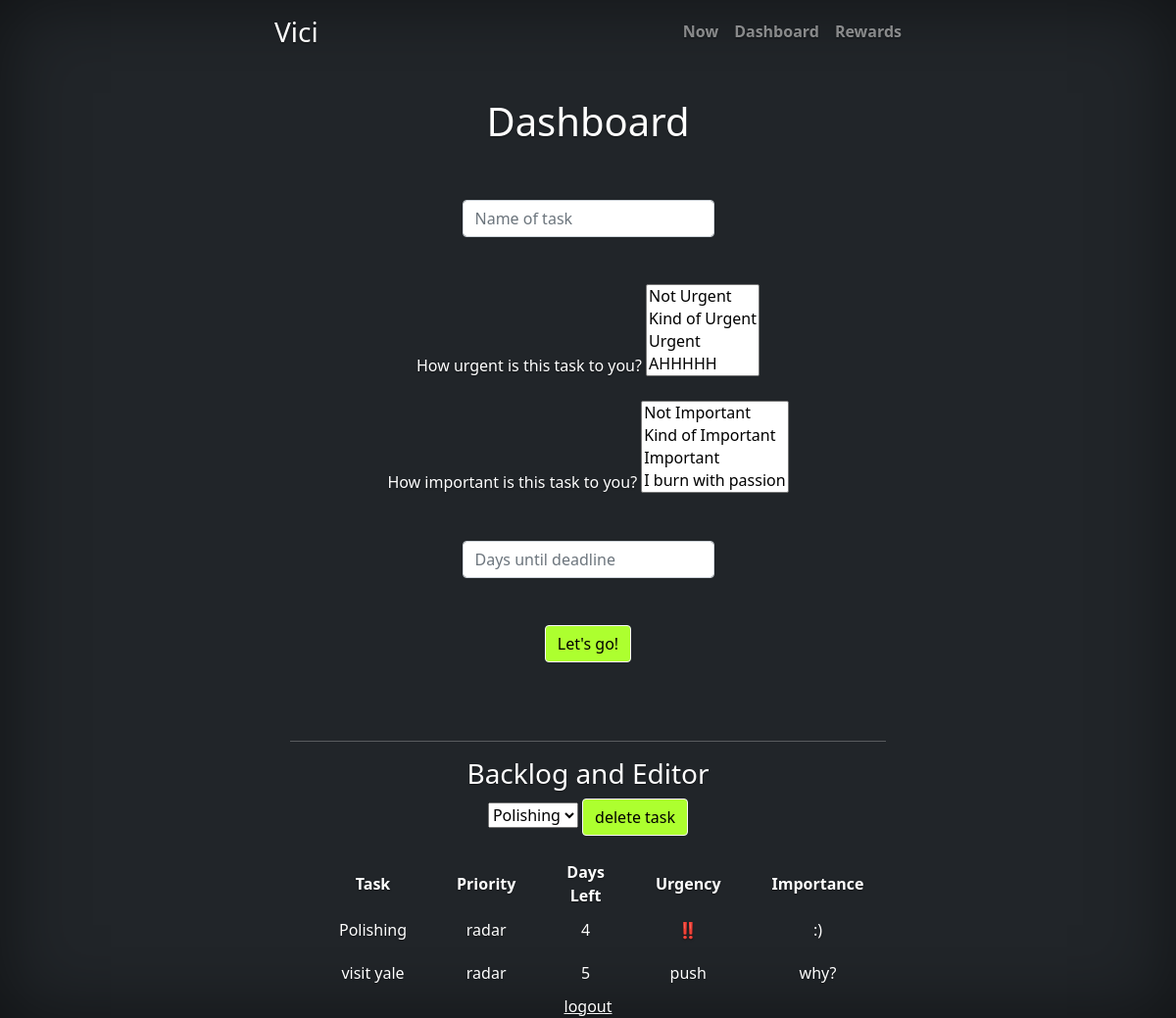
The app's page /dashboard (signed in) with its own data.
### tables this page shows
CREATE TABLE tasks (id INTEGER, task TEXT, priority INTEGER, time INTEGER, urgency INTEGER, importance INTEGER, datetime DATETIME);

### app.py (the view, shortened to what this page needs)
@app.route('/dashboard', methods=["GET", "POST"])
@login_required
def dashboard():
    db.execute("CREATE TABLE IF NOT EXISTS tasks (id INTEGER, task TEXT, priority INTEGER, time datetime, urgency INTEGER, importance INTEGER, datetime DATETIME)")
    task_loop = db.execute("SELECT * FROM tasks WHERE id = ?", session["user_id"])
    record = []
    for i in task_loop:
        j = {
            "task": i["task"],
            "priority": priority_display(i["priority"]),
            "time": i["time"],
            "urgency": urgent_display(i["urgency"]),
            "importance": importance_display(i["importance"]),
        }
        record.append(j)
    return render_template("dashboard.html", records=record, a=True)

### app.py (called while the page is built)
def login_required(f):
    @wraps(f)
    def decorated_function(*args, **kwargs):
        if session.get("user_id") is None:
            return redirect("/login")
        return f(*args, **kwargs)
    return decorated_function

def urgent_display(urgency):
    if int(urgency) == 100:
        urgent_display = "!!!"
        return urgent_display
    elif int(urgency) == 2:
        urgent_display = "‼️"
        return urgent_display
    elif int(urgency) == 1:
        urgent_display = "!"
        return urgent_display
    else:
        urgent_display = "push"
        return urgent_display

def importance_display(importance):
    if int(importance) == 100:
        importance_display = ":D"
        return importance_display
    elif int(importance) == 2:
        importance_display = ":)"
        return importance_display
    elif int(importance) == 1:
        importance_display = ":|"
        return importance_display
    else:
        importance_display = "why?"
        return importance_display

def priority_display(priority_result):
    if priority_result <= 0:
        priority_display = "just do it"
        return priority_display
    elif priority_result <= 380:
        priority_display = "up next"
        return priority_display
    else:
        priority_display = "radar"
        return priority_display

### templates/dashboard.html (shortened to what this page needs)
{% extends "layout.html" %}
{% block main %}
    <br></br>
    <h1>Dashboard</h1>
    <br></br>
    <form action="/dashboard" method="post">
        <div class="mb-3">
            <input autocomplete="off" autofocus class="form-control mx-auto w-auto" id="task" name="task" placeholder="Name of task" type="text" required>
            <br></br>
            <div>
                <label for="urgency">How urgent is this task to you?</label>
                <select id="urgency" name="urgency" size="4" multiple required>
                    <option value=0>Not Urgent</option>
                    <option value=1>Kind of Urgent</option>
                    <option value=2>Urgent</option>
                    <option value=100>AHHHHH</option>
                </select>
                <br></br>
                <label for="importance">How important is this task to you?</label>
                <select id="importance" name="importance" size="4" multiple required>
                    <option value=0>Not Important</option>
                    <option value=1>Kind of Important</option>
                    <option value=2>Important</option>
                    <option value=100>I burn with passion</option>
                </select>
            </div>
            <br></br>
            <input id="time" name="time" autocomplete="off" autofocus class="form-control mx-auto w-auto" placeholder="Days until deadline" type="number" required>
            <br></br>
            <button class="btn btn-light" type="submit">Let's go!</button>
        </div>
    </form>
    <div class="section">
    <br></br>
    <hr></hr>
    <h3>Backlog and Editor</h3>
    <form action="/dashboard" method="post">
        <div>
        <select id="delete" name="delete" type="select">
            {% for record in records %}
            <option> {{ record["task"] }} </option>
            {% endfor %}
        </select>
        <button class="btn btn-light" type="submit">delete task</button>
        <br></br>
        </div>
    </form>
        <table>
            {% if a%}
            <thead>
                <tr>
                    <th>Task</th>
                    <th>Priority</th>
                    <th>Days Left</th>
                    <th>Urgency</th>
                    <th>Importance</th>
                </tr>
            </thead>
            <tbody>
                {% for record in records %}
                <tr>
                    <td> {{ record["task"] }}</td>
                    <td> {{ record["priority"] }}</td>
                    <td> {{ record["time"] }}</td>
                    <td> {{ record["urgency"] }} </td>
                    <td> {{ record["importance"] }}</td>
                </tr>
                {% endfor %}
            </tbody>
            {% endif %}
        </table>
    </div>
{% endblock %}

### static/homepage.css (style rules this page uses)
body { text-shadow: 0 .05rem .1rem rgba(0, 0, 0, .5); box-shadow: inset 0 0 5rem rgba(0, 0, 0, .5); }
table { border-collapse: separate; border-spacing: 50px 0; }
td { padding: 10px 0; }
.btn { background-color: greenyellow; color: black }

### records on screen
tasks: task "Polishing", priority "radar", time "4", urgency "‼️", importance ":)"
tasks: task "visit yale", priority "radar", time "5", urgency "push", importance "why?"

### other values on screen
form field delete "Polishing"
